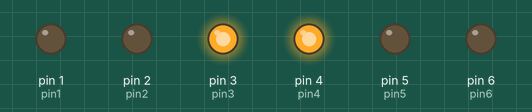
A sketch run on a simulated Arduino Uno, built with avr-gcc and run on an emulated ATmega328P. On the bench: output pins drawn as LEDs (lit = HIGH).

Above: at 9.4 s.
At 12.65 s:
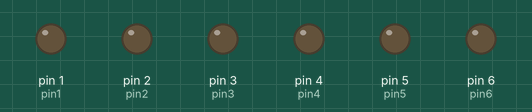
At 16.3 s:
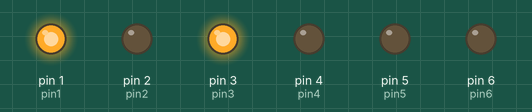
At 18.3 s:
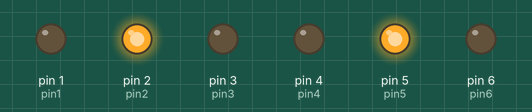
At 23.9 s:
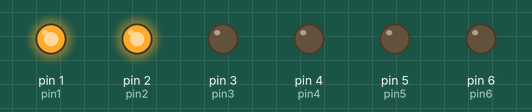
At 35.3 s:
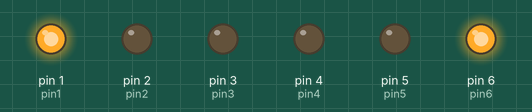
Timing chart, 0 to 40.0 s (numbered marks = the images above):
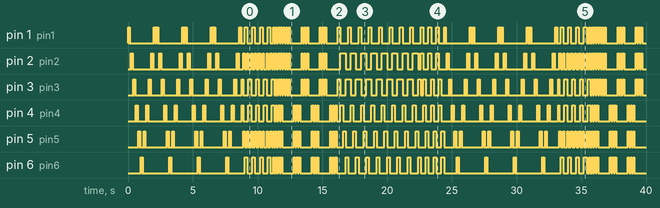

The sketch:

sketch_jun10a.ino
```cpp
#define pin1 1
#define pin2 2
#define pin3 3
#define pin4 4
#define pin5 5
#define pin6 6


void setup() {

pinMode(pin1,OUTPUT);
pinMode(pin2,OUTPUT);
pinMode(pin3,OUTPUT);
pinMode(pin4,OUTPUT);
pinMode(pin5,OUTPUT);
pinMode(pin6,OUTPUT);
}

void loop() {

int t = 50;

digitalWrite(pin1,HIGH);//1 channel
delay(t);
digitalWrite(pin1,LOW);
delay(t);

digitalWrite(pin1,HIGH);
delay(t);
digitalWrite(pin1,LOW);
delay(t);             //1 channel

digitalWrite(pin2,HIGH);//1 channel
delay(t);
digitalWrite(pin2,LOW);
delay(t);

digitalWrite(pin2,HIGH);
delay(t);
digitalWrite(pin2,LOW);
delay(t);             //1 channel

digitalWrite(pin3,HIGH);//1 channel
delay(t);
digitalWrite(pin3,LOW);
delay(t);

digitalWrite(pin3,HIGH);
delay(t);
digitalWrite(pin3,LOW);
delay(t);             //1 channel

digitalWrite(pin4,HIGH);//1 channel
delay(t);
digitalWrite(pin4,LOW);
delay(t);

digitalWrite(pin4,HIGH);
delay(t);
digitalWrite(pin4,LOW);
delay(t);             //1 channel

digitalWrite(pin5,HIGH);//1 channel
delay(t);
digitalWrite(pin5,LOW);
delay(t);

digitalWrite(pin5,HIGH);
delay(t);
digitalWrite(pin5,LOW);
delay(t);             //1 channel

digitalWrite(pin6,HIGH);//1 channel
delay(t);
digitalWrite(pin6,LOW);
delay(t);

digitalWrite(pin6,HIGH);
delay(t);
digitalWrite(pin6,LOW);
delay(t);             //1 channel

digitalWrite(pin5,HIGH);
delay(t);
digitalWrite(pin5,LOW);
delay(t);             //1 channel

digitalWrite(pin5,HIGH);
delay(t);
digitalWrite(pin5,LOW);
delay(t);             //1 channel

digitalWrite(pin4,HIGH);
delay(t);
digitalWrite(pin4,LOW);
delay(t);             //1 channel

digitalWrite(pin4,HIGH);
delay(t);
digitalWrite(pin4,LOW);
delay(t);             //1 channel

digitalWrite(pin3,HIGH);
delay(t);
digitalWrite(pin3,LOW);
delay(t);             //1 channel

digitalWrite(pin3,HIGH);
delay(t);
digitalWrite(pin3,LOW);
delay(t);             //1 channel

digitalWrite(pin2,HIGH);//1 channel
delay(t);
digitalWrite(pin2,LOW);
delay(t);

digitalWrite(pin2,HIGH);
delay(t);
digitalWrite(pin2,LOW);
delay(t);             //1 channel

digitalWrite(pin1,HIGH);//1 channel
delay(t);
digitalWrite(pin1,LOW);
delay(t);

digitalWrite(pin1,HIGH);
delay(t);
digitalWrite(pin1,LOW);
delay(t);             //1 channel

digitalWrite(pin1,HIGH);//1 channel
delay(t);
digitalWrite(pin1,LOW);
delay(t);

digitalWrite(pin1,HIGH);
delay(t);
digitalWrite(pin1,LOW);
delay(t);             //1 channel

digitalWrite(pin2,HIGH);//1 channel
delay(t);
digitalWrite(pin2,LOW);
delay(t);

digitalWrite(pin2,HIGH);
delay(t);
digitalWrite(pin2,LOW);
delay(t);             //1 channel

digitalWrite(pin3,HIGH);//1 channel
delay(t);
digitalWrite(pin3,LOW);
delay(t);

digitalWrite(pin3,HIGH);
delay(t);
digitalWrite(pin3,LOW);
delay(t);             //1 channel

digitalWrite(pin4,HIGH);//1 channel
delay(t);
digitalWrite(pin4,LOW);
delay(t);

digitalWrite(pin4,HIGH);
delay(t);
digitalWrite(pin4,LOW);
delay(t);             //1 channel

digitalWrite(pin5,HIGH);//1 channel
delay(t);
digitalWrite(pin5,LOW);
delay(t);

digitalWrite(pin5,HIGH);
delay(t);
digitalWrite(pin5,LOW);
delay(t);             //1 channel

digitalWrite(pin6,HIGH);//1 channel
delay(t);
digitalWrite(pin6,LOW);
delay(t);

digitalWrite(pin6,HIGH);
delay(t);
digitalWrite(pin6,LOW);
delay(t);             //1 channel

digitalWrite(pin5,HIGH);
delay(t);
digitalWrite(pin5,LOW);
delay(t);             //1 channel

digitalWrite(pin5,HIGH);
delay(t);
digitalWrite(pin5,LOW);
delay(t);             //1 channel

digitalWrite(pin4,HIGH);
delay(t);
digitalWrite(pin4,LOW);
delay(t);             //1 channel

digitalWrite(pin4,HIGH);
delay(t);
digitalWrite(pin4,LOW);
delay(t);             //1 channel

digitalWrite(pin3,HIGH);
delay(t);
digitalWrite(pin3,LOW);
delay(t);             //1 channel

digitalWrite(pin3,HIGH);
delay(t);
digitalWrite(pin3,LOW);
delay(t);             //1 channel

digitalWrite(pin2,HIGH);//1 channel
delay(t);
digitalWrite(pin2,LOW);
delay(t);

digitalWrite(pin2,HIGH);
delay(t);
digitalWrite(pin2,LOW);
delay(t);             //1 channel

digitalWrite(pin1,HIGH);//1 channel
delay(t);
digitalWrite(pin1,LOW);
delay(t);

digitalWrite(pin1,HIGH);
delay(t);
digitalWrite(pin1,LOW);
delay(t);             //1 channel

digitalWrite(pin1,HIGH);//1 channel
delay(t);
digitalWrite(pin1,LOW);
delay(t);

digitalWrite(pin1,HIGH);
delay(t);
digitalWrite(pin1,LOW);
delay(t);             //1 channel

digitalWrite(pin2,HIGH);//1 channel
delay(t);
digitalWrite(pin2,LOW);
delay(t);

digitalWrite(pin2,HIGH);
delay(t);
digitalWrite(pin2,LOW);
delay(t);             //1 channel

digitalWrite(pin3,HIGH);//1 channel
delay(t);
digitalWrite(pin3,LOW);
delay(t);

digitalWrite(pin3,HIGH);
delay(t);
digitalWrite(pin3,LOW);
delay(t);             //1 channel

digitalWrite(pin4,HIGH);//1 channel
delay(t);
digitalWrite(pin4,LOW);
delay(t);

digitalWrite(pin4,HIGH);
delay(t);
digitalWrite(pin4,LOW);
delay(t);             //1 channel

digitalWrite(pin5,HIGH);//1 channel
delay(t);
digitalWrite(pin5,LOW);
delay(t);

digitalWrite(pin5,HIGH);
delay(t);
digitalWrite(pin5,LOW);
delay(t);             //1 channel

digitalWrite(pin6,HIGH);//1 channel
delay(t);
digitalWrite(pin6,LOW);
delay(t);

digitalWrite(pin6,HIGH);
delay(t);
digitalWrite(pin6,LOW);
delay(t);             //1 channel

digitalWrite(pin5,HIGH);
delay(t);
digitalWrite(pin5,LOW);
delay(t);             //1 channel

digitalWrite(pin5,HIGH);
delay(t);
digitalWrite(pin5,LOW);
delay(t);             //1 channel

digitalWrite(pin4,HIGH);
delay(t);
digitalWrite(pin4,LOW);
delay(t);             //1 channel

digitalWrite(pin4,HIGH);
delay(t);
digitalWrite(pin4,LOW);
delay(t);             //1 channel

digitalWrite(pin3,HIGH);
delay(t);
digitalWrite(pin3,LOW);
delay(t);             //1 channel

digitalWrite(pin3,HIGH);
delay(t);
digitalWrite(pin3,LOW);
delay(t);             //1 channel

digitalWrite(pin2,HIGH);//1 channel
delay(t);
digitalWrite(pin2,LOW);
delay(t);

digitalWrite(pin2,HIGH);
delay(t);
digitalWrite(pin2,LOW);
delay(t);             //1 channel

digitalWrite(pin1,HIGH);//1 channel
delay(t);
digitalWrite(pin1,LOW);
delay(t);

digitalWrite(pin1,HIGH);
delay(t);
digitalWrite(pin1,LOW);
delay(t);             //1 channel

digitalWrite(pin1,HIGH);//1 channel
delay(t);
digitalWrite(pin1,LOW);
delay(t);

digitalWrite(pin1,HIGH);
delay(t);
digitalWrite(pin1,LOW);
delay(t);             //1 channel

digitalWrite(pin2,HIGH);//1 channel
delay(t);
digitalWrite(pin2,LOW);
delay(t);

digitalWrite(pin2,HIGH);
delay(t);
digitalWrite(pin2,LOW);
delay(t);             //1 channel

digitalWrite(pin3,HIGH);//1 channel
delay(t);
digitalWrite(pin3,LOW);
delay(t);

digitalWrite(pin3,HIGH);
delay(t);
digitalWrite(pin3,LOW);
delay(t);             //1 channel

digitalWrite(pin4,HIGH);//1 channel
delay(t);
digitalWrite(pin4,LOW);
delay(t);

digitalWrite(pin4,HIGH);
delay(t);
digitalWrite(pin4,LOW);
delay(t);             //1 channel

digitalWrite(pin5,HIGH);//1 channel
delay(t);
digitalWrite(pin5,LOW);
delay(t);

digitalWrite(pin5,HIGH);
delay(t);
digitalWrite(pin5,LOW);
delay(t);             //1 channel

digitalWrite(pin6,HIGH);//1 channel
delay(t);
digitalWrite(pin6,LOW);
delay(t);

digitalWrite(pin6,HIGH);
delay(t);
digitalWrite(pin6,LOW);
delay(t);             //1 channel

digitalWrite(pin5,HIGH);
delay(t);
digitalWrite(pin5,LOW);
delay(t);             //1 channel

digitalWrite(pin5,HIGH);
delay(t);
digitalWrite(pin5,LOW);
delay(t);             //1 channel

digitalWrite(pin4,HIGH);
delay(t);
digitalWrite(pin4,LOW);
delay(t);             //1 channel

digitalWrite(pin4,HIGH);
delay(t);
digitalWrite(pin4,LOW);
delay(t);             //1 channel

digitalWrite(pin3,HIGH);
delay(t);
digitalWrite(pin3,LOW);
delay(t);             //1 channel

digitalWrite(pin3,HIGH);
delay(t);
digitalWrite(pin3,LOW);
delay(t);             //1 channel

digitalWrite(pin2,HIGH);//1 channel
delay(t);
digitalWrite(pin2,LOW);
delay(t);

digitalWrite(pin2,HIGH);
delay(t);
digitalWrite(pin2,LOW);
delay(t);             //1 channel

digitalWrite(pin1,HIGH);//1 channel
delay(t);
digitalWrite(pin1,LOW);
delay(t);

digitalWrite(pin1,HIGH);
delay(t);
digitalWrite(pin1,LOW);
delay(t);             //1 channel


//nigh rider circuit

int tt = 100;

digitalWrite(pin3,HIGH); //2 channel
digitalWrite(pin4,HIGH);
delay(tt);
digitalWrite(pin3,LOW);
digitalWrite(pin4,LOW);

digitalWrite(pin2,HIGH);
digitalWrite(pin5,HIGH);
delay(tt);
digitalWrite(pin2,LOW);
digitalWrite(pin5,LOW);

digitalWrite(pin1,HIGH);
digitalWrite(pin6,HIGH);
delay(tt);
digitalWrite(pin1,LOW);
digitalWrite(pin6,LOW);

digitalWrite(pin1,HIGH);
digitalWrite(pin6,HIGH);
delay(tt);
digitalWrite(pin1,LOW);
digitalWrite(pin6,LOW);

digitalWrite(pin2,HIGH);
digitalWrite(pin5,HIGH);
delay(tt);
digitalWrite(pin2,LOW);
digitalWrite(pin5,LOW);

digitalWrite(pin3,HIGH);
digitalWrite(pin4,HIGH);
delay(tt);
digitalWrite(pin3,LOW);
digitalWrite(pin4,LOW);

digitalWrite(pin3,HIGH);
digitalWrite(pin4,HIGH);
delay(tt);
digitalWrite(pin3,LOW);
digitalWrite(pin4,LOW);

digitalWrite(pin2,HIGH);
digitalWrite(pin5,HIGH);
delay(tt);
digitalWrite(pin2,LOW);
digitalWrite(pin5,LOW);

digitalWrite(pin1,HIGH);
digitalWrite(pin6,HIGH);
delay(tt);
digitalWrite(pin1,LOW);
digitalWrite(pin6,LOW);

digitalWrite(pin1,HIGH);
digitalWrite(pin6,HIGH);
delay(tt);
digitalWrite(pin1,LOW);
digitalWrite(pin6,LOW);

digitalWrite(pin2,HIGH);
digitalWrite(pin5,HIGH);
delay(tt);
digitalWrite(pin2,LOW);
digitalWrite(pin5,LOW);

digitalWrite(pin3,HIGH);
digitalWrite(pin4,HIGH);
delay(tt);
digitalWrite(pin3,LOW);
digitalWrite(pin4,LOW);

digitalWrite(pin3,HIGH);
digitalWrite(pin4,HIGH);
delay(tt);
digitalWrite(pin3,LOW);
digitalWrite(pin4,LOW);

digitalWrite(pin2,HIGH);
digitalWrite(pin5,HIGH);
delay(tt);
digitalWrite(pin2,LOW);
digitalWrite(pin5,LOW);

digitalWrite(pin1,HIGH);
digitalWrite(pin6,HIGH);
delay(tt);
digitalWrite(pin1,LOW);
digitalWrite(pin6,LOW);

digitalWrite(pin1,HIGH);
digitalWrite(pin6,HIGH);
delay(tt);
digitalWrite(pin1,LOW);
digitalWrite(pin6,LOW);

digitalWrite(pin2,HIGH);
digitalWrite(pin5,HIGH);
delay(tt);
digitalWrite(pin2,LOW);
digitalWrite(pin5,LOW);

digitalWrite(pin3,HIGH);
digitalWrite(pin4,HIGH);
delay(tt);
digitalWrite(pin3,LOW);
digitalWrite(pin4,LOW);

digitalWrite(pin3,HIGH);
digitalWrite(pin4,HIGH);
delay(tt);
digitalWrite(pin3,LOW);
digitalWrite(pin4,LOW);

digitalWrite(pin2,HIGH);
digitalWrite(pin5,HIGH);
delay(tt);
digitalWrite(pin2,LOW);
digitalWrite(pin5,LOW);

digitalWrite(pin1,HIGH);
digitalWrite(pin6,HIGH);
delay(tt);
digitalWrite(pin1,LOW);
digitalWrite(pin6,LOW);

digitalWrite(pin1,HIGH);
digitalWrite(pin6,HIGH);
delay(tt);
digitalWrite(pin1,LOW);
digitalWrite(pin6,LOW);

digitalWrite(pin2,HIGH);
digitalWrite(pin5,HIGH);
delay(tt);
digitalWrite(pin2,LOW);
digitalWrite(pin5,LOW);

digitalWrite(pin3,HIGH);
digitalWrite(pin4,HIGH);
delay(tt);
digitalWrite(pin3,LOW);
digitalWrite(pin4,LOW);

int ttt = 100;

digitalWrite(pin1,HIGH); //3 channel
digitalWrite(pin2,HIGH);
digitalWrite(pin3,HIGH);
digitalWrite(pin4,HIGH);
digitalWrite(pin5,HIGH);
digitalWrite(pin6,HIGH);
delay(ttt);
digitalWrite(pin1,LOW);
digitalWrite(pin2,LOW);
digitalWrite(pin3,LOW);
digitalWrite(pin4,LOW);
digitalWrite(pin5,LOW);
digitalWrite(pin6,LOW);
delay(ttt);

digitalWrite(pin1,HIGH);
digitalWrite(pin2,HIGH);
digitalWrite(pin3,HIGH);
digitalWrite(pin4,HIGH);
digitalWrite(pin5,HIGH);
digitalWrite(pin6,HIGH);
delay(ttt);
digitalWrite(pin1,LOW);
digitalWrite(pin2,LOW);
digitalWrite(pin3,LOW);
digitalWrite(pin4,LOW);
digitalWrite(pin5,LOW);
digitalWrite(pin6,LOW);
delay(ttt);

digitalWrite(pin1,HIGH);
digitalWrite(pin2,HIGH);
digitalWrite(pin3,HIGH);
digitalWrite(pin4,HIGH);
digitalWrite(pin5,HIGH);
digitalWrite(pin6,HIGH);
delay(ttt);
digitalWrite(pin1,LOW);
digitalWrite(pin2,LOW);
digitalWrite(pin3,LOW);
digitalWrite(pin4,LOW);
digitalWrite(pin5,LOW);
digitalWrite(pin6,LOW);
delay(ttt);

digitalWrite(pin1,HIGH);
digitalWrite(pin2,HIGH);
digitalWrite(pin3,HIGH);
digitalWrite(pin4,HIGH);
digitalWrite(pin5,HIGH);
digitalWrite(pin6,HIGH);
delay(ttt);
digitalWrite(pin1,LOW);
digitalWrite(pin2,LOW);
digitalWrite(pin3,LOW);
digitalWrite(pin4,LOW);
digitalWrite(pin5,LOW);
digitalWrite(pin6,LOW);
delay(ttt);
          //1
int tttt = 200;

digitalWrite(pin1,HIGH); //4 channel
digitalWrite(pin2,HIGH);
digitalWrite(pin3,HIGH);
delay(tt);
digitalWrite(pin1,LOW);
digitalWrite(pin2,LOW);
digitalWrite(pin3,LOW);
delay(tt);
digitalWrite(pin1,HIGH);
digitalWrite(pin2,HIGH);
digitalWrite(pin3,HIGH);
delay(tt);
digitalWrite(pin1,LOW);
digitalWrite(pin2,LOW);
digitalWrite(pin3,LOW);
delay(tt);
digitalWrite(pin1,HIGH);
digitalWrite(pin2,HIGH);
digitalWrite(pin3,HIGH);
delay(tt);
digitalWrite(pin1,LOW);
digitalWrite(pin2,LOW);
digitalWrite(pin3,LOW);
delay(tt);

delay(tttt);

digitalWrite(pin4,HIGH);
digitalWrite(pin5,HIGH);
digitalWrite(pin6,HIGH);
delay(tt);
digitalWrite(pin4,LOW);
digitalWrite(pin5,LOW);
digitalWrite(pin6,LOW);
delay(tt);

digitalWrite(pin4,HIGH);
digitalWrite(pin5,HIGH);
digitalWrite(pin6,HIGH);
delay(tt);
digitalWrite(pin4,LOW);
digitalWrite(pin5,LOW);
digitalWrite(pin6,LOW);
delay(tt);

digitalWrite(pin4,HIGH);
digitalWrite(pin5,HIGH);
digitalWrite(pin6,HIGH);
delay(tt);
digitalWrite(pin4,LOW);
digitalWrite(pin5,LOW);
digitalWrite(pin6,LOW);
delay(tt);

digitalWrite(pin1,HIGH);
digitalWrite(pin2,HIGH);
digitalWrite(pin3,HIGH);
delay(tt);
digitalWrite(pin1,LOW);
digitalWrite(pin2,LOW);
digitalWrite(pin3,LOW);
delay(tt);
digitalWrite(pin1,HIGH);
digitalWrite(pin2,HIGH);
digitalWrite(pin3,HIGH);
delay(tt);
digitalWrite(pin1,LOW);
digitalWrite(pin2,LOW);
digitalWrite(pin3,LOW);
delay(tt);
digitalWrite(pin1,HIGH);
digitalWrite(pin2,HIGH);
digitalWrite(pin3,HIGH);
delay(tt);
digitalWrite(pin1,LOW);
digitalWrite(pin2,LOW);
digitalWrite(pin3,LOW);
delay(tt);

delay(tttt);

digitalWrite(pin4,HIGH);
digitalWrite(pin5,HIGH);
digitalWrite(pin6,HIGH);
delay(tt);
digitalWrite(pin4,LOW);
digitalWrite(pin5,LOW);
digitalWrite(pin6,LOW);
delay(tt);

digitalWrite(pin4,HIGH);
digitalWrite(pin5,HIGH);
digitalWrite(pin6,HIGH);
delay(tt);
digitalWrite(pin4,LOW);
digitalWrite(pin5,LOW);
digitalWrite(pin6,LOW);
delay(tt);

digitalWrite(pin4,HIGH);
digitalWrite(pin5,HIGH);
digitalWrite(pin6,HIGH);
delay(tt);
digitalWrite(pin4,LOW);
digitalWrite(pin5,LOW);
digitalWrite(pin6,LOW);
delay(tt);

digitalWrite(pin1,HIGH);
digitalWrite(pin2,HIGH);
digitalWrite(pin3,HIGH);
delay(tt);
digitalWrite(pin1,LOW);
digitalWrite(pin2,LOW);
digitalWrite(pin3,LOW);
delay(tt);
digitalWrite(pin1,HIGH);
digitalWrite(pin2,HIGH);
digitalWrite(pin3,HIGH);
delay(tt);
digitalWrite(pin1,LOW);
digitalWrite(pin2,LOW);
digitalWrite(pin3,LOW);
delay(tt);
digitalWrite(pin1,HIGH);
digitalWrite(pin2,HIGH);
digitalWrite(pin3,HIGH);
delay(tt);
digitalWrite(pin1,LOW);
digitalWrite(pin2,LOW);
digitalWrite(pin3,LOW);
delay(tt);

delay(tttt);

digitalWrite(pin4,HIGH);
digitalWrite(pin5,HIGH);
digitalWrite(pin6,HIGH);
delay(tt);
digitalWrite(pin4,LOW);
digitalWrite(pin5,LOW);
digitalWrite(pin6,LOW);
delay(tt);

digitalWrite(pin4,HIGH);
digitalWrite(pin5,HIGH);
digitalWrite(pin6,HIGH);
delay(tt);
digitalWrite(pin4,LOW);
digitalWrite(pin5,LOW);
digitalWrite(pin6,LOW);
delay(tt);

digitalWrite(pin4,HIGH);
digitalWrite(pin5,HIGH);
digitalWrite(pin6,HIGH);
delay(tt);
digitalWrite(pin4,LOW);
digitalWrite(pin5,LOW);
digitalWrite(pin6,LOW);
delay(tt);

int ttttt = 200;

digitalWrite(pin1,HIGH); //5 channel
digitalWrite(pin3,HIGH);
delay(ttttt);
digitalWrite(pin1,LOW);
digitalWrite(pin3,LOW);

digitalWrite(pin2,HIGH);
digitalWrite(pin4,HIGH);
delay(ttttt);
digitalWrite(pin2,LOW);
digitalWrite(pin4,LOW);

digitalWrite(pin5,HIGH);
digitalWrite(pin2,HIGH);
delay(ttttt);
digitalWrite(pin5,LOW);
digitalWrite(pin2,LOW);

digitalWrite(pin6,HIGH);
digitalWrite(pin3,HIGH);
delay(ttttt);
digitalWrite(pin6,LOW);
digitalWrite(pin3,LOW);

digitalWrite(pin1,HIGH);
digitalWrite(pin3,HIGH);
delay(ttttt);
digitalWrite(pin1,LOW);
digitalWrite(pin3,LOW);

digitalWrite(pin2,HIGH);
digitalWrite(pin4,HIGH);
delay(ttttt);
digitalWrite(pin2,LOW);
digitalWrite(pin4,LOW);

digitalWrite(pin5,HIGH);
digitalWrite(pin2,HIGH);
delay(ttttt);
digitalWrite(pin5,LOW);
digitalWrite(pin2,LOW);

digitalWrite(pin6,HIGH);
digitalWrite(pin3,HIGH);
delay(ttttt);
digitalWrite(pin6,LOW);
digitalWrite(pin3,LOW);

digitalWrite(pin1,HIGH);
digitalWrite(pin3,HIGH);
delay(ttttt);
digitalWrite(pin1,LOW);
digitalWrite(pin3,LOW);

digitalWrite(pin2,HIGH);
digitalWrite(pin4,HIGH);
delay(ttttt);
digitalWrite(pin2,LOW);
digitalWrite(pin4,LOW);

digitalWrite(pin5,HIGH);
digitalWrite(pin2,HIGH);
delay(ttttt);
digitalWrite(pin5,LOW);
digitalWrite(pin2,LOW);

digitalWrite(pin6,HIGH);
digitalWrite(pin3,HIGH);
delay(ttttt);
digitalWrite(pin6,LOW);
digitalWrite(pin3,LOW);

digitalWrite(pin1,HIGH);
digitalWrite(pin3,HIGH);
delay(ttttt);
digitalWrite(pin1,LOW);
digitalWrite(pin3,LOW);

digitalWrite(pin2,HIGH);
digitalWrite(pin4,HIGH);
delay(ttttt);
digitalWrite(pin2,LOW);
digitalWrite(pin4,LOW);

digitalWrite(pin5,HIGH);
digitalWrite(pin2,HIGH);
delay(ttttt);
digitalWrite(pin5,LOW);
digitalWrite(pin2,LOW);

digitalWrite(pin6,HIGH);
digitalWrite(pin3,HIGH);
delay(ttttt);
digitalWrite(pin6,LOW);
digitalWrite(pin3,LOW);

digitalWrite(pin1,HIGH);
digitalWrite(pin3,HIGH);
delay(ttttt);
digitalWrite(pin1,LOW);
digitalWrite(pin3,LOW);

digitalWrite(pin2,HIGH);
digitalWrite(pin4,HIGH);
delay(ttttt);
digitalWrite(pin2,LOW);
digitalWrite(pin4,LOW);

digitalWrite(pin5,HIGH);
digitalWrite(pin2,HIGH);
delay(ttttt);
digitalWrite(pin5,LOW);
digitalWrite(pin2,LOW);

digitalWrite(pin6,HIGH);
digitalWrite(pin3,HIGH);
delay(ttttt);
digitalWrite(pin6,LOW);
digitalWrite(pin3,LOW);

digitalWrite(pin1,HIGH);
digitalWrite(pin3,HIGH);
delay(ttttt);
digitalWrite(pin1,LOW);
digitalWrite(pin3,LOW);

digitalWrite(pin2,HIGH);
digitalWrite(pin4,HIGH);
delay(ttttt);
digitalWrite(pin2,LOW);
digitalWrite(pin4,LOW);

digitalWrite(pin5,HIGH);
digitalWrite(pin2,HIGH);
delay(ttttt);
digitalWrite(pin5,LOW);
digitalWrite(pin2,LOW);

digitalWrite(pin6,HIGH);
digitalWrite(pin3,HIGH);
delay(ttttt);
digitalWrite(pin6,LOW);
digitalWrite(pin3,LOW);

digitalWrite(pin1,HIGH);
digitalWrite(pin3,HIGH);
delay(ttttt);
digitalWrite(pin1,LOW);
digitalWrite(pin3,LOW);

digitalWrite(pin2,HIGH);
digitalWrite(pin4,HIGH);
delay(ttttt);
digitalWrite(pin2,LOW);
digitalWrite(pin4,LOW);

digitalWrite(pin5,HIGH);
digitalWrite(pin2,HIGH);
delay(ttttt);
digitalWrite(pin5,LOW);
digitalWrite(pin2,LOW);

digitalWrite(pin6,HIGH);
digitalWrite(pin3,HIGH);
delay(ttttt);
digitalWrite(pin6,LOW);
digitalWrite(pin3,LOW);

digitalWrite(pin1,HIGH);
digitalWrite(pin3,HIGH);
delay(ttttt);
digitalWrite(pin1,LOW);
digitalWrite(pin3,LOW);

digitalWrite(pin2,HIGH);
digitalWrite(pin4,HIGH);
delay(ttttt);
digitalWrite(pin2,LOW);
digitalWrite(pin4,LOW);

digitalWrite(pin5,HIGH);
digitalWrite(pin2,HIGH);
delay(ttttt);
digitalWrite(pin5,LOW);
digitalWrite(pin2,LOW);

digitalWrite(pin6,HIGH);
digitalWrite(pin3,HIGH);
delay(ttttt);
digitalWrite(pin6,LOW);
digitalWrite(pin3,LOW);

digitalWrite(pin1,HIGH); //6 CHANNEL
digitalWrite(pin2,HIGH);
delay(ttttt);
digitalWrite(pin1,LOW);
digitalWrite(pin2,LOW);

digitalWrite(pin3,HIGH);
digitalWrite(pin4,HIGH);
delay(ttttt);
digitalWrite(pin3,LOW);
digitalWrite(pin4,LOW);

digitalWrite(pin5,HIGH);
digitalWrite(pin6,HIGH);
delay(ttttt);
digitalWrite(pin5,LOW);
digitalWrite(pin6,LOW);

digitalWrite(pin1,HIGH); //6 CHANNEL
digitalWrite(pin2,HIGH);
delay(ttttt);
digitalWrite(pin1,LOW);
digitalWrite(pin2,LOW);

digitalWrite(pin3,HIGH);
digitalWrite(pin4,HIGH);
delay(ttttt);
digitalWrite(pin3,LOW);
digitalWrite(pin4,LOW);

digitalWrite(pin5,HIGH);
digitalWrite(pin6,HIGH);
delay(ttttt);
digitalWrite(pin5,LOW);
digitalWrite(pin6,LOW);

digitalWrite(pin1,HIGH); //6 CHANNEL
digitalWrite(pin2,HIGH);
delay(ttttt);
digitalWrite(pin1,LOW);
digitalWrite(pin2,LOW);

digitalWrite(pin3,HIGH);
digitalWrite(pin4,HIGH);
delay(ttttt);
digitalWrite(pin3,LOW);
digitalWrite(pin4,LOW);

digitalWrite(pin5,HIGH);
digitalWrite(pin6,HIGH);
delay(ttttt);
digitalWrite(pin5,LOW);
digitalWrite(pin6,LOW);
}
```
